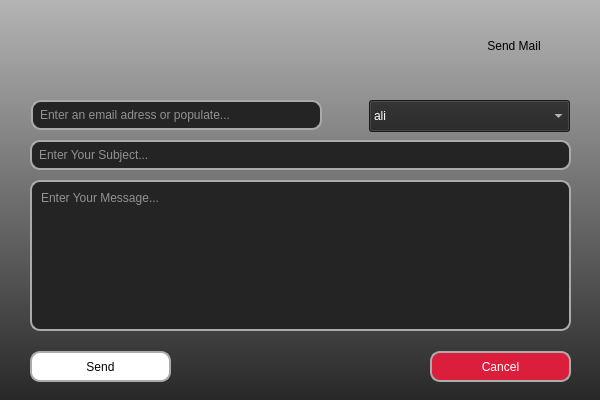
<?xml version="1.0" encoding="UTF-8"?>
<ui version="4.0">
 <class>MainWindow</class>
 <widget class="QMainWindow" name="MainWindow">
  <property name="geometry">
   <rect>
    <x>0</x>
    <y>0</y>
    <width>600</width>
    <height>400</height>
   </rect>
  </property>
  <property name="sizePolicy">
   <sizepolicy hsizetype="Fixed" vsizetype="Fixed">
    <horstretch>0</horstretch>
    <verstretch>0</verstretch>
   </sizepolicy>
  </property>
  <property name="windowTitle">
   <string>MainWindow</string>
  </property>
  <widget class="QWidget" name="centralwidget">
   <widget class="QLabel" name="label_bg">
    <property name="geometry">
     <rect>
      <x>0</x>
      <y>0</y>
      <width>600</width>
      <height>400</height>
     </rect>
    </property>
    <property name="sizePolicy">
     <sizepolicy hsizetype="Expanding" vsizetype="Expanding">
      <horstretch>0</horstretch>
      <verstretch>0</verstretch>
     </sizepolicy>
    </property>
    <property name="layoutDirection">
     <enum>Qt::LayoutDirection::LeftToRight</enum>
    </property>
    <property name="styleSheet">
     <string notr="true">background-color:qlineargradient(spread:pad, x1:0, y1:1, x2:0, y2:0, stop:0 rgba(40, 40, 40, 255), stop:1 rgba(180, 180, 180, 255))</string>
    </property>
    <property name="text">
     <string/>
    </property>
    <property name="scaledContents">
     <bool>false</bool>
    </property>
    <property name="alignment">
     <set>Qt::AlignmentFlag::AlignHCenter|Qt::AlignmentFlag::AlignTop</set>
    </property>
   </widget>
   <widget class="QWidget" name="layoutWidget">
    <property name="geometry">
     <rect>
      <x>10</x>
      <y>10</y>
      <width>531</width>
      <height>71</height>
     </rect>
    </property>
    <layout class="QHBoxLayout" name="horizontalLayout">
     <item>
      <widget class="QLabel" name="logo">
       <property name="maximumSize">
        <size>
         <width>284</width>
         <height>69</height>
        </size>
       </property>
       <property name="text">
        <string/>
       </property>
       <property name="pixmap">
        <pixmap>../images/logo_720.png</pixmap>
       </property>
       <property name="scaledContents">
        <bool>true</bool>
       </property>
      </widget>
     </item>
     <item>
      <spacer name="horizontalSpacer_2">
       <property name="orientation">
        <enum>Qt::Orientation::Horizontal</enum>
       </property>
       <property name="sizeHint" stdset="0">
        <size>
         <width>40</width>
         <height>20</height>
        </size>
       </property>
      </spacer>
     </item>
     <item>
      <widget class="QLabel" name="label_2">
       <property name="styleSheet">
        <string notr="true">color:black;

font: italic 28pt &quot;Harlow Solid&quot;;</string>
       </property>
       <property name="text">
        <string>Send Mail</string>
       </property>
       <property name="alignment">
        <set>Qt::AlignmentFlag::AlignCenter</set>
       </property>
      </widget>
     </item>
    </layout>
   </widget>
   <widget class="QLineEdit" name="lineEdit_to">
    <property name="geometry">
     <rect>
      <x>31</x>
      <y>100</y>
      <width>291</width>
      <height>30</height>
     </rect>
    </property>
    <property name="styleSheet">
     <string notr="true">QLineEdit {
    color: rgb(255, 255, 255);              /* Yazı rengi: beyaz */
    background-color:  rgb(36, 36, 36);         /* Arka plan: siyah */
    border-radius: 10px;
    border: 2px solid rgb(171, 171, 171);   /* Gri kenar çizgisi */
    padding: 5px;                           /* İç boşluk */
}</string>
    </property>
    <property name="placeholderText">
     <string>Enter an email adress or populate...</string>
    </property>
   </widget>
   <widget class="QLineEdit" name="lineEdit_subject">
    <property name="geometry">
     <rect>
      <x>30</x>
      <y>140</y>
      <width>541</width>
      <height>30</height>
     </rect>
    </property>
    <property name="styleSheet">
     <string notr="true">QLineEdit {
    color: rgb(255, 255, 255);              /* Yazı rengi: beyaz */
    background-color:  rgb(36, 36, 36);         /* Arka plan: siyah */
    border-radius: 10px;
    border: 2px solid rgb(171, 171, 171);   /* Gri kenar çizgisi */
    padding: 5px;                           /* İç boşluk */
}</string>
    </property>
    <property name="placeholderText">
     <string>Enter Your Subject...</string>
    </property>
   </widget>
   <widget class="QTextEdit" name="textEdit">
    <property name="geometry">
     <rect>
      <x>30</x>
      <y>180</y>
      <width>541</width>
      <height>151</height>
     </rect>
    </property>
    <property name="styleSheet">
     <string notr="true">QTextEdit {
background-color:  rgb(36, 36, 36);         /* Arka plan: siyah */
    border: 2px solid rgb(171, 171, 171);
    border-radius: 10px;
    padding: 5px;
    color: rgb(255, 255, 255);
}</string>
    </property>
    <property name="placeholderText">
     <string>Enter Your Message...</string>
    </property>
   </widget>
   <widget class="QComboBox" name="comboBox">
    <property name="geometry">
     <rect>
      <x>369</x>
      <y>100</y>
      <width>201</width>
      <height>32</height>
     </rect>
    </property>
    <property name="sizePolicy">
     <sizepolicy hsizetype="Expanding" vsizetype="Fixed">
      <horstretch>0</horstretch>
      <verstretch>0</verstretch>
     </sizepolicy>
    </property>
    <property name="styleSheet">
     <string notr="true">QComboBox {
    color: rgb(255, 255, 255);              /* Yazı rengi: beyaz */
background-color:  rgb(36, 36, 36);         /* Arka plan: siyah */}</string>
    </property>
    <property name="sizeAdjustPolicy">
     <enum>QComboBox::SizeAdjustPolicy::AdjustToContentsOnFirstShow</enum>
    </property>
    <property name="iconSize">
     <size>
      <width>16</width>
      <height>16</height>
     </size>
    </property>
    <item>
     <property name="text">
      <string>ali</string>
     </property>
    </item>
    <item>
     <property name="text">
      <string>veli</string>
     </property>
    </item>
    <item>
     <property name="text">
      <string>ahmet</string>
     </property>
    </item>
    <item>
     <property name="text">
      <string>mehmet</string>
     </property>
    </item>
   </widget>
   <widget class="QWidget" name="layoutWidget">
    <property name="geometry">
     <rect>
      <x>30</x>
      <y>350</y>
      <width>541</width>
      <height>33</height>
     </rect>
    </property>
    <layout class="QHBoxLayout" name="horizontalLayout_2">
     <item>
      <widget class="QPushButton" name="button_send">
       <property name="minimumSize">
        <size>
         <width>141</width>
         <height>31</height>
        </size>
       </property>
       <property name="maximumSize">
        <size>
         <width>150</width>
         <height>31</height>
        </size>
       </property>
       <property name="styleSheet">
        <string notr="true">
QPushButton{
color:rgb(0, 0, 0);
background-color: rgb(255, 255, 255);
border-radius: 10px;
border: 2px solid rgb(171, 171, 171);
}
QPushButton:hover {
    background-color:rgb(255, 226, 229);
}
QPushButton:pressed {
    background-color: rgb(218, 30, 60);
	color: rgb(255, 255, 255)
}</string>
       </property>
       <property name="text">
        <string>Send</string>
       </property>
      </widget>
     </item>
     <item>
      <spacer name="horizontalSpacer">
       <property name="orientation">
        <enum>Qt::Orientation::Horizontal</enum>
       </property>
       <property name="sizeHint" stdset="0">
        <size>
         <width>40</width>
         <height>20</height>
        </size>
       </property>
      </spacer>
     </item>
     <item>
      <widget class="QPushButton" name="button_exit">
       <property name="sizePolicy">
        <sizepolicy hsizetype="Fixed" vsizetype="Fixed">
         <horstretch>0</horstretch>
         <verstretch>0</verstretch>
        </sizepolicy>
       </property>
       <property name="minimumSize">
        <size>
         <width>141</width>
         <height>31</height>
        </size>
       </property>
       <property name="maximumSize">
        <size>
         <width>150</width>
         <height>31</height>
        </size>
       </property>
       <property name="styleSheet">
        <string notr="true">
QPushButton{
    background-color: rgb(218, 30, 60);
	color: rgb(255, 255, 255);
border-radius: 10px;
border: 2px solid rgb(171, 171, 171);

}
QPushButton:hover {
color:black;
    background-color:rgb(255, 226, 229);
}
QPushButton:pressed {
    color:rgb(0, 0, 0);
background-color: rgb(255, 255, 255);

}</string>
       </property>
       <property name="text">
        <string>Cancel</string>
       </property>
      </widget>
     </item>
    </layout>
   </widget>
  </widget>
 </widget>
 <resources/>
 <connections/>
</ui>
